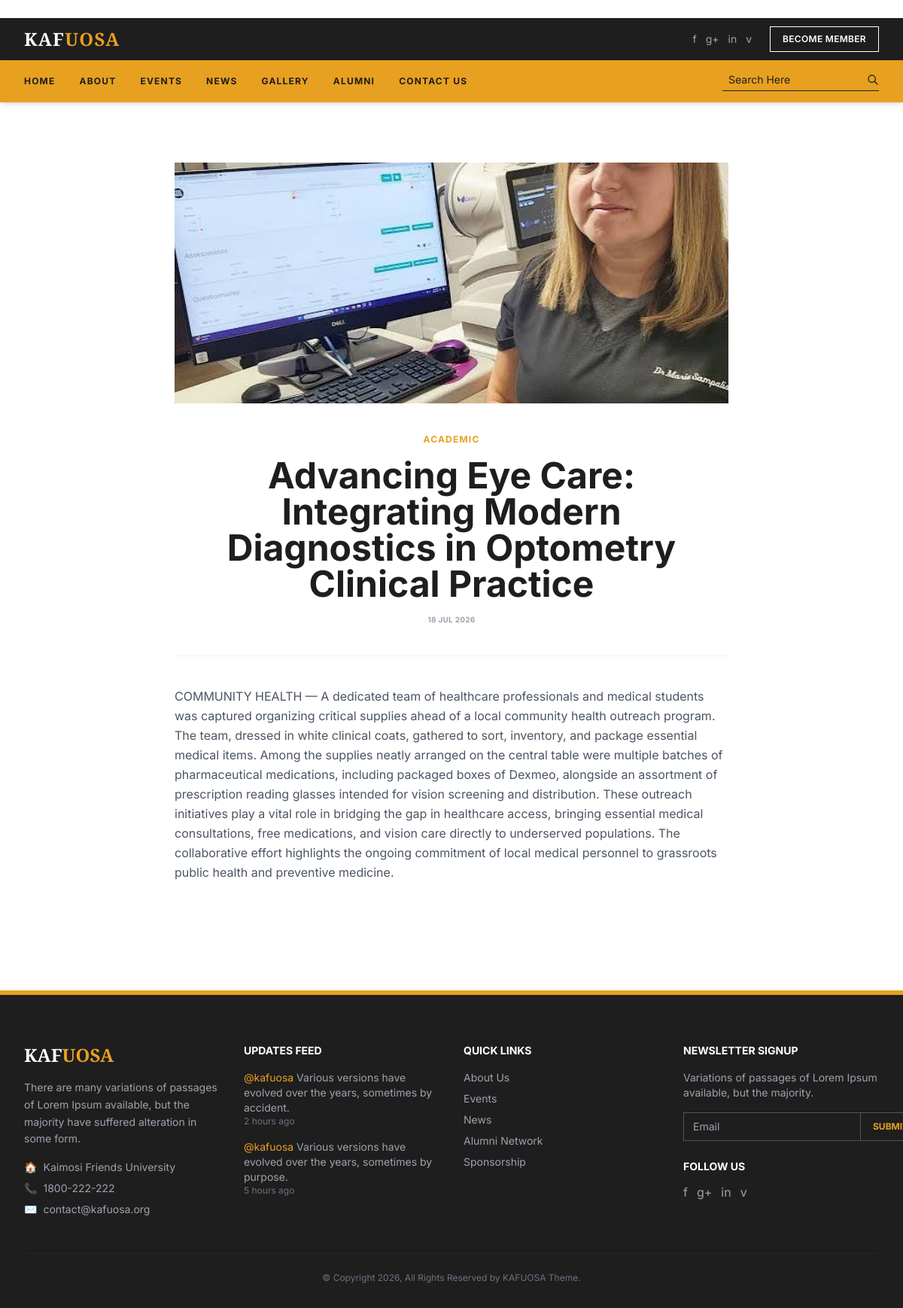
Screenshot of /news/advancing-eye-care-integrating-modern-diagnostics/ with the database file from the repository.
### news/models.py (models this page shows, shortened)
class Post(models.Model):
    CATEGORY_CHOICES = [('academic','Academic'),('outreach','Outreach'),('social','Social')]
    title        = models.CharField(max_length=200)
    slug         = models.SlugField(unique=True)
    category     = models.CharField(max_length=20, choices=CATEGORY_CHOICES, default='academic')
    excerpt      = models.TextField(max_length=300)
    body         = models.TextField()
    cover_image  = models.ImageField(upload_to='news/', blank=True, null=True)
    published_at = models.DateTimeField()
    class Meta:
        ordering = ['-published_at']

### news/views.py (the view)
# urls.py: path('<slug:slug>/', views.post_detail, name='post_detail'),
def post_detail(request, slug):
    post = get_object_or_404(Post, slug=slug)
    return render(request, 'news/post_detail.html', {'post': post})

### templates/news/post_detail.html (shortened to what this page needs)
﻿{% extends "base.html" %}
{% block content %}
<div class="max-w-3xl mx-auto px-4 py-20">
  {% if post.cover_image %}
  <img src="{{ post.cover_image.url }}" class="w-full h-80 object-cover mb-10"/>
  {% endif %}
  <div class="text-center mb-10 border-b border-gray-100 pb-10">
    <span class="text-xs text-[#e8a020] font-bold uppercase tracking-widest">{{ post.get_category_display }}</span>
    <h1 class="font-[Playfair_Display] text-4xl md:text-5xl font-bold text-[#1e1e1e] mt-4 mb-4">{{ post.title }}</h1>
    <p class="text-[10px] text-gray-400 font-bold uppercase tracking-wide">{{ post.published_at|date:"d M Y" }}</p>
  </div>
  <div class="prose max-w-none text-gray-600 leading-relaxed">
    {{ post.body }}
  </div>
</div>
{% endblock %}

### templates/base.html (style rules this page uses)
body { font-family:'Inter',sans-serif; }

### rows the page displays
Post: cover_image (picture), category "ACADEMIC", title "Advancing Eye Care: Integrating Modern Diagnostics in Optometry Clinical Practice", published_at "18 JUL 2026", body "COMMUNITY HEALTH — A dedicated team of healthcare professionals and medical students was captured organizing critical supplies ahead of a local community health outreach program. The team, dressed in white clinical coats, gathered to sort, inventory, and package essential medical items. Among the supplies neatly arranged on the central table were multiple batches of pharmaceutical medications, including packaged boxes of Dexmeo, alongside an assortment of prescription reading glasses intended for vision screening and distribution. These outreach initiatives play a vital role in bridging the gap in healthcare access, bringing essential medical consultations, free medications, and vision care…"
